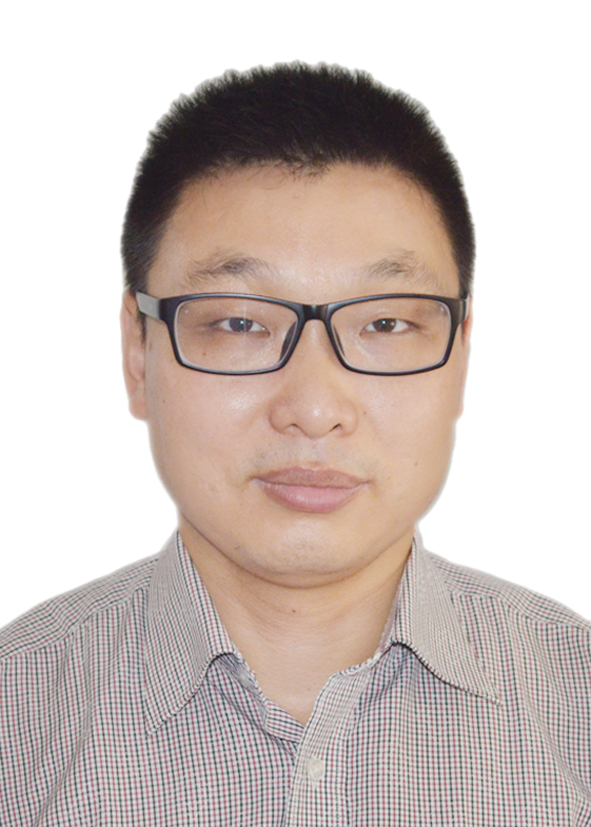
#> input picture app/Silent-Face-Anti-Spoofing-APK/app/src/main/assets/7.jpeg, 591 x 827 px; its folder holds only this picture in this run
$ python -i utility.py   (imports and definitions only)
#> lines starting #> are read from the running program, lines starting #| are printed output that depends on the picture
from datetime import datetime
import os
import math
import cv2
import time
import numpy as np
import pandas as pd


def get_time():
    return (str(datetime.now())[:-10]).replace(' ', '-').replace(':', '-')


def get_kernel(height, width):
    kernel_size = ((height + 15) // 16, (width + 15) // 16)
    return kernel_size


# [18 lines left out: functions get_width_height, parse_model_name, not called in this run]


def trignometry_for_distance(a, b):
    return math.sqrt(((b[0] - a[0]) * (b[0] - a[0])) +\
                     ((b[1] - a[1]) * (b[1] - a[1])))

# Find eyes
# [112 lines left out: functions rotate_by_angle, rotate_by_coordinates, preprocessing_img, detect_blur_fft, not called in this run]


def deblur_image(image):
    # Chuyển ảnh sang ảnh grayscale
    gray = cv2.cvtColor(image, cv2.COLOR_BGR2GRAY)

    # Tạo kernel Gaussian để áp dụng deconvolution
    kernel = cv2.getGaussianKernel(4, 0)
    kernel = kernel * kernel.T

    # Áp dụng phép biến đổi Fourier cho ảnh grayscale và kernel
    gray_fft = np.fft.fft2(gray)
    kernel_fft = np.fft.fft2(kernel)

    # Thực hiện deconvolution bằng phép chia trong miền tần số
    deblurred_fft = gray_fft / kernel_fft

    # Trở lại không gian ảnh
    deblurred = np.fft.ifft2(deblurred_fft)

    # Chuẩn hóa giá trị để đảm bảo nằm trong phạm vi 0-255
    deblurred = np.real(deblurred)
    deblurred = np.clip(deblurred, 0, 255).astype(np.uint8)
    return deblurred


def make_if_not_exist(folder_path):
    if not os.path.exists(folder_path):
        os.makedirs(folder_path)

# [12 lines not run here, left out]

>>> import cv2
>>> picture = cv2.imread('../../app/Silent-Face-Anti-Spoofing-APK/app/src/main/assets/7.jpeg')
#> picture is the input picture: shape (827, 591, 3); mean B, G, R 186.4, 191.5, 204.1
>>> result = deblur_image(picture)
#> in deblur_image, `gray = cv2.cvtColor(image, cv2.COLOR_BGR2GRAY)`:
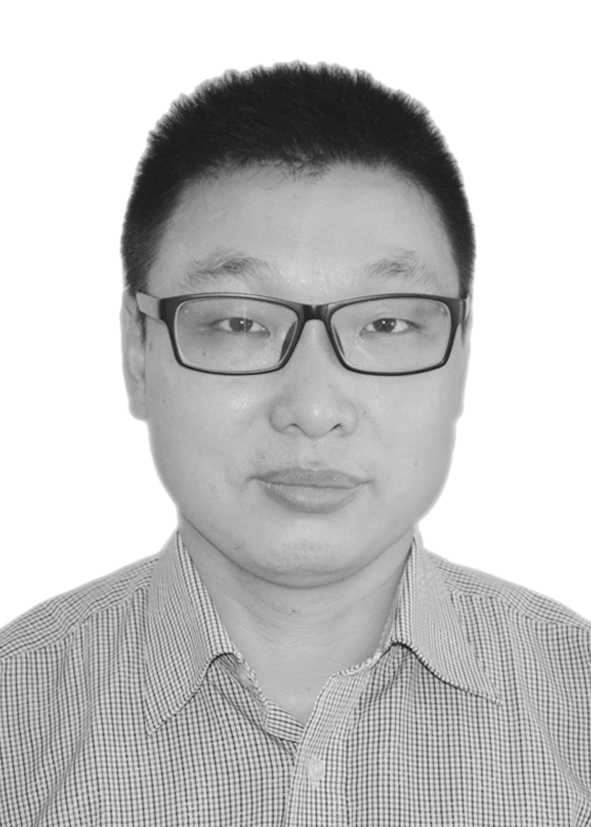
#> gray: shape (827, 591); min 13, max 255, mean 194.7
#> (the run stopped early here; a loop or call above may not have finished)
